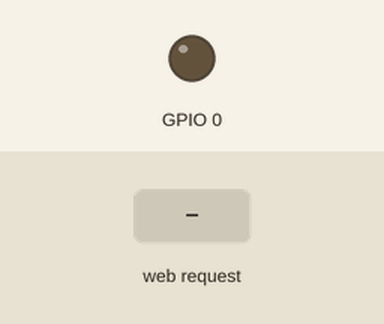
Recording of a sketch running on a simulated ESP8266 (NodeMCU). Shown: output pins drawn as LEDs (lit = HIGH). The test bench sets the inputs (shaded band). WiFi joins after 1.5 s; servers stay silent unless stated.

Above: at 2.7 s.
2.8 s: HTTP request GET /on received
At 4.0 s:
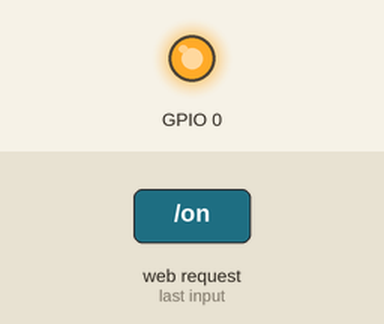
4.3 s: HTTP request GET /off received
At 5.2 s:
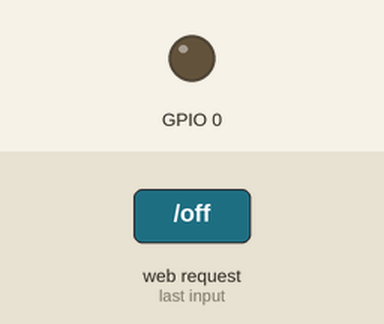
Timing chart, 0 to 7.3 s (numbered marks = the images above; inputs shaded):
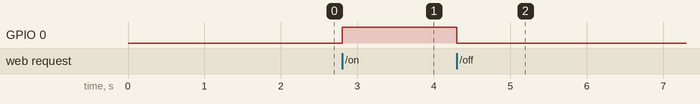

The sketch:

Server.ino
```cpp
#include <ESP8266WiFi.h>
#include <WiFiClient.h>
#include <ESP8266WebServer.h>
#include <ESP8266mDNS.h>

const char* ssid = "XXXX"; // <-- INSERIRE QUA SSID
const char* password = "XXXX"; // <-- INSERIRE QUA PASSWORD

ESP8266WebServer server(80);

void handleRoot() {
  if(digitalRead(0) == HIGH) { //ATTIVO BASSO
    server.send(200, "text/html", "<button onclick='location.href=\"/off\"'>TURN OFF</button>");
  } else {
    server.send(200, "text/html", "<button onclick='location.href=\"/on\"'>TURN ON</button>");
  }
}

void handleOn(){
  //Serial.println("served on");
  digitalWrite(0, HIGH);
  server.send(200, "text/html", "<button onclick='location.href=\"/off\"'>TURN OFF</button>");
}

void handleOff(){
  //Serial.println("served off");
  digitalWrite(0, LOW);
  server.send(200, "text/html", "<button onclick='location.href=\"/on\"'>TURN ON</button>");
}

void handleNotFound(){
  String message = "File Not Found\n\n";
  message += "URI: ";
  message += server.uri();
  message += "\nMethod: ";
  message += (server.method() == HTTP_GET)?"GET":"POST";
  message += "\nArguments: ";
  message += server.args();
  message += "\n";
  for (uint8_t i=0; i<server.args(); i++){
    message += " " + server.argName(i) + ": " + server.arg(i) + "\n";
  }
  server.send(404, "text/plain", message);
}

void setup(void){
  pinMode(0, OUTPUT);
  digitalWrite(0, LOW);
  //Serial.begin(115200);
  WiFi.begin(ssid, password);
  //Serial.println("");

  // Wait for connection
  while (WiFi.status() != WL_CONNECTED) {
    delay(500);
    //Serial.print(".");
  }
  /*Serial.println("");
  Serial.print("Connected to ");
  Serial.println(ssid);
  Serial.print("IP address: ");
  Serial.println(WiFi.localIP());


  if (MDNS.begin("esp8266")) {
    Serial.println("MDNS responder started");
  }
  */
  server.on("/", handleRoot);

  server.on("/on", handleOn);
  server.on("/off", handleOff);

  server.onNotFound(handleNotFound);

  server.begin();
  //Serial.println("HTTP server started");
}

void loop(void){
  server.handleClient();
}
```

Measured:
- after the input at 2.8 s, GPIO 0: LOW → HIGH at once
- after the input at 4.3 s, GPIO 0: HIGH → LOW at once
